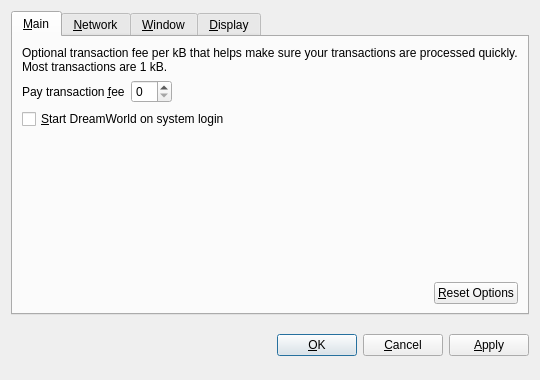
<?xml version="1.0" encoding="UTF-8"?>
<ui version="4.0">
 <class>OptionsDialog</class>
 <widget class="QDialog" name="OptionsDialog">
  <property name="geometry">
   <rect>
    <x>0</x>
    <y>0</y>
    <width>540</width>
    <height>380</height>
   </rect>
  </property>
  <property name="windowTitle">
   <string>Options</string>
  </property>
  <property name="modal">
   <bool>true</bool>
  </property>
  <layout class="QVBoxLayout" name="verticalLayout">
   <item>
    <widget class="QTabWidget" name="tabWidget">
     <property name="tabPosition">
      <enum>QTabWidget::North</enum>
     </property>
     <property name="currentIndex">
      <number>0</number>
     </property>
     <widget class="QWidget" name="tabMain">
      <attribute name="title">
       <string>&amp;Main</string>
      </attribute>
      <layout class="QVBoxLayout" name="verticalLayout_Main">
       <item>
        <widget class="QLabel" name="transactionFeeInfoLabel">
         <property name="text">
          <string>Optional transaction fee per kB that helps make sure your transactions are processed quickly. Most transactions are 1 kB.</string>
         </property>
         <property name="textFormat">
          <enum>Qt::PlainText</enum>
         </property>
         <property name="wordWrap">
          <bool>true</bool>
         </property>
        </widget>
       </item>
       <item>
        <layout class="QHBoxLayout" name="horizontalLayout_1_Main">
         <item>
          <widget class="QLabel" name="transactionFeeLabel">
           <property name="text">
            <string>Pay transaction &amp;fee</string>
           </property>
           <property name="textFormat">
            <enum>Qt::PlainText</enum>
           </property>
           <property name="buddy">
            <cstring>transactionFee</cstring>
           </property>
          </widget>
         </item>
         <item>
          <widget class="BitcoinAmountField" name="transactionFee"/>
         </item>
         <item>
          <spacer name="horizontalSpacer_1_Main">
           <property name="orientation">
            <enum>Qt::Horizontal</enum>
           </property>
           <property name="sizeHint" stdset="0">
            <size>
             <width>40</width>
             <height>20</height>
            </size>
           </property>
          </spacer>
         </item>
        </layout>
       </item>
       <item>
        <widget class="QCheckBox" name="bitcoinAtStartup">
         <property name="toolTip">
          <string>Automatically start DreamWorld after logging in to the system.</string>
         </property>
         <property name="text">
          <string>&amp;Start DreamWorld on system login</string>
         </property>
        </widget>
       </item>
       <item>
        <spacer name="verticalSpacer_Main">
         <property name="orientation">
          <enum>Qt::Vertical</enum>
         </property>
         <property name="sizeHint" stdset="0">
          <size>
           <width>20</width>
           <height>40</height>
          </size>
         </property>
        </spacer>
       </item>
       <item>
        <layout class="QHBoxLayout" name="horizontalLayout_2_Main">
         <item>
          <spacer name="horizontalSpacer_2_Main">
           <property name="orientation">
            <enum>Qt::Horizontal</enum>
           </property>
           <property name="sizeHint" stdset="0">
            <size>
             <width>40</width>
             <height>20</height>
            </size>
           </property>
          </spacer>
         </item>
         <item>
          <widget class="QPushButton" name="resetButton">
           <property name="toolTip">
            <string>Reset all client options to default.</string>
           </property>
           <property name="text">
            <string>&amp;Reset Options</string>
           </property>
           <property name="autoDefault">
            <bool>false</bool>
           </property>
          </widget>
         </item>
        </layout>
       </item>
      </layout>
     </widget>
     <widget class="QWidget" name="tabNetwork">
      <attribute name="title">
       <string>&amp;Network</string>
      </attribute>
      <layout class="QVBoxLayout" name="verticalLayout_Network">
       <item>
        <widget class="QCheckBox" name="mapPortUpnp">
         <property name="toolTip">
          <string>Automatically open the DreamWorld client port on the router. This only works when your router supports UPnP and it is enabled.</string>
         </property>
         <property name="text">
          <string>Map port using &amp;UPnP</string>
         </property>
        </widget>
       </item>
       <item>
        <widget class="QCheckBox" name="connectSocks">
         <property name="toolTip">
          <string>Connect to the DreamWorld network through a SOCKS proxy (e.g. when connecting through Tor).</string>
         </property>
         <property name="text">
          <string>&amp;Connect through SOCKS proxy:</string>
         </property>
        </widget>
       </item>
       <item>
        <layout class="QHBoxLayout" name="horizontalLayout_Network">
         <item>
          <widget class="QLabel" name="proxyIpLabel">
           <property name="text">
            <string>Proxy &amp;IP:</string>
           </property>
           <property name="textFormat">
            <enum>Qt::PlainText</enum>
           </property>
           <property name="buddy">
            <cstring>proxyIp</cstring>
           </property>
          </widget>
         </item>
         <item>
          <widget class="QValidatedLineEdit" name="proxyIp">
           <property name="maximumSize">
            <size>
             <width>140</width>
             <height>16777215</height>
            </size>
           </property>
           <property name="toolTip">
            <string>IP address of the proxy (e.g. 127.0.0.1)</string>
           </property>
          </widget>
         </item>
         <item>
          <widget class="QLabel" name="proxyPortLabel">
           <property name="text">
            <string>&amp;Port:</string>
           </property>
           <property name="textFormat">
            <enum>Qt::PlainText</enum>
           </property>
           <property name="buddy">
            <cstring>proxyPort</cstring>
           </property>
          </widget>
         </item>
         <item>
          <widget class="QLineEdit" name="proxyPort">
           <property name="maximumSize">
            <size>
             <width>55</width>
             <height>16777215</height>
            </size>
           </property>
           <property name="toolTip">
            <string>Port of the proxy (e.g. 9050)</string>
           </property>
          </widget>
         </item>
         <item>
          <widget class="QLabel" name="socksVersionLabel">
           <property name="text">
            <string>SOCKS &amp;Version:</string>
           </property>
           <property name="textFormat">
            <enum>Qt::PlainText</enum>
           </property>
           <property name="buddy">
            <cstring>socksVersion</cstring>
           </property>
          </widget>
         </item>
         <item>
          <widget class="QValueComboBox" name="socksVersion">
           <property name="toolTip">
            <string>SOCKS version of the proxy (e.g. 5)</string>
           </property>
          </widget>
         </item>
         <item>
          <spacer name="horizontalSpacer_Network">
           <property name="orientation">
            <enum>Qt::Horizontal</enum>
           </property>
           <property name="sizeHint" stdset="0">
            <size>
             <width>40</width>
             <height>20</height>
            </size>
           </property>
          </spacer>
         </item>
        </layout>
       </item>
       <item>
        <spacer name="verticalSpacer_Network">
         <property name="orientation">
          <enum>Qt::Vertical</enum>
         </property>
         <property name="sizeHint" stdset="0">
          <size>
           <width>20</width>
           <height>40</height>
          </size>
         </property>
        </spacer>
       </item>
      </layout>
     </widget>
     <widget class="QWidget" name="tabWindow">
      <attribute name="title">
       <string>&amp;Window</string>
      </attribute>
      <layout class="QVBoxLayout" name="verticalLayout_Window">
       <item>
        <widget class="QCheckBox" name="minimizeToTray">
         <property name="toolTip">
          <string>Show only a tray icon after minimizing the window.</string>
         </property>
         <property name="text">
          <string>&amp;Minimize to the tray instead of the taskbar</string>
         </property>
        </widget>
       </item>
       <item>
        <widget class="QCheckBox" name="minimizeOnClose">
         <property name="toolTip">
          <string>Minimize instead of exit the application when the window is closed. When this option is enabled, the application will be closed only after selecting Quit in the menu.</string>
         </property>
         <property name="text">
          <string>M&amp;inimize on close</string>
         </property>
        </widget>
       </item>
       <item>
        <spacer name="verticalSpacer_Window">
         <property name="orientation">
          <enum>Qt::Vertical</enum>
         </property>
         <property name="sizeHint" stdset="0">
          <size>
           <width>20</width>
           <height>40</height>
          </size>
         </property>
        </spacer>
       </item>
      </layout>
     </widget>
     <widget class="QWidget" name="tabDisplay">
      <attribute name="title">
       <string>&amp;Display</string>
      </attribute>
      <layout class="QVBoxLayout" name="verticalLayout_Display">
       <item>
        <layout class="QHBoxLayout" name="horizontalLayout_1_Display">
         <item>
          <widget class="QLabel" name="langLabel">
           <property name="text">
            <string>User Interface &amp;language:</string>
           </property>
           <property name="textFormat">
            <enum>Qt::PlainText</enum>
           </property>
           <property name="buddy">
            <cstring>lang</cstring>
           </property>
          </widget>
         </item>
         <item>
          <widget class="QValueComboBox" name="lang">
           <property name="toolTip">
            <string>The user interface language can be set here. This setting will take effect after restarting DreamWorld.</string>
           </property>
          </widget>
         </item>
        </layout>
       </item>
       <item>
        <layout class="QHBoxLayout" name="horizontalLayout_2_Display">
         <item>
          <widget class="QLabel" name="unitLabel">
           <property name="text">
            <string>&amp;Unit to show amounts in:</string>
           </property>
           <property name="textFormat">
            <enum>Qt::PlainText</enum>
           </property>
           <property name="buddy">
            <cstring>unit</cstring>
           </property>
          </widget>
         </item>
         <item>
          <widget class="QValueComboBox" name="unit">
           <property name="toolTip">
            <string>Choose the default subdivision unit to show in the interface and when sending coins.</string>
           </property>
          </widget>
         </item>
        </layout>
       </item>
       <item>
        <widget class="QCheckBox" name="displayAddresses">
         <property name="toolTip">
          <string>Whether to show DreamWorld addresses in the transaction list or not.</string>
         </property>
         <property name="text">
          <string>&amp;Display addresses in transaction list</string>
         </property>
        </widget>
       </item>
       <item>
        <spacer name="verticalSpacer_Display">
         <property name="orientation">
          <enum>Qt::Vertical</enum>
         </property>
         <property name="sizeHint" stdset="0">
          <size>
           <width>20</width>
           <height>40</height>
          </size>
         </property>
        </spacer>
       </item>
      </layout>
     </widget>
    </widget>
   </item>
   <item>
    <layout class="QHBoxLayout" name="horizontalLayout_Buttons">
     <item>
      <spacer name="horizontalSpacer_1">
       <property name="orientation">
        <enum>Qt::Horizontal</enum>
       </property>
       <property name="sizeHint" stdset="0">
        <size>
         <width>40</width>
         <height>48</height>
        </size>
       </property>
      </spacer>
     </item>
     <item>
      <widget class="QLabel" name="statusLabel">
       <property name="font">
        <font>
         <weight>75</weight>
         <bold>true</bold>
        </font>
       </property>
       <property name="text">
        <string/>
       </property>
       <property name="textFormat">
        <enum>Qt::PlainText</enum>
       </property>
       <property name="wordWrap">
        <bool>true</bool>
       </property>
      </widget>
     </item>
     <item>
      <spacer name="horizontalSpacer_2">
       <property name="orientation">
        <enum>Qt::Horizontal</enum>
       </property>
       <property name="sizeHint" stdset="0">
        <size>
         <width>40</width>
         <height>48</height>
        </size>
       </property>
      </spacer>
     </item>
     <item>
      <widget class="QPushButton" name="okButton">
       <property name="text">
        <string>&amp;OK</string>
       </property>
      </widget>
     </item>
     <item>
      <widget class="QPushButton" name="cancelButton">
       <property name="text">
        <string>&amp;Cancel</string>
       </property>
       <property name="autoDefault">
        <bool>false</bool>
       </property>
      </widget>
     </item>
     <item>
      <widget class="QPushButton" name="applyButton">
       <property name="text">
        <string>&amp;Apply</string>
       </property>
       <property name="autoDefault">
        <bool>false</bool>
       </property>
      </widget>
     </item>
    </layout>
   </item>
  </layout>
 </widget>
 <customwidgets>
  <customwidget>
   <class>BitcoinAmountField</class>
   <extends>QSpinBox</extends>
   <header>bitcoinamountfield.h</header>
  </customwidget>
  <customwidget>
   <class>QValueComboBox</class>
   <extends>QComboBox</extends>
   <header>qvaluecombobox.h</header>
  </customwidget>
  <customwidget>
   <class>QValidatedLineEdit</class>
   <extends>QLineEdit</extends>
   <header>qvalidatedlineedit.h</header>
  </customwidget>
 </customwidgets>
 <resources/>
 <connections/>
</ui>
